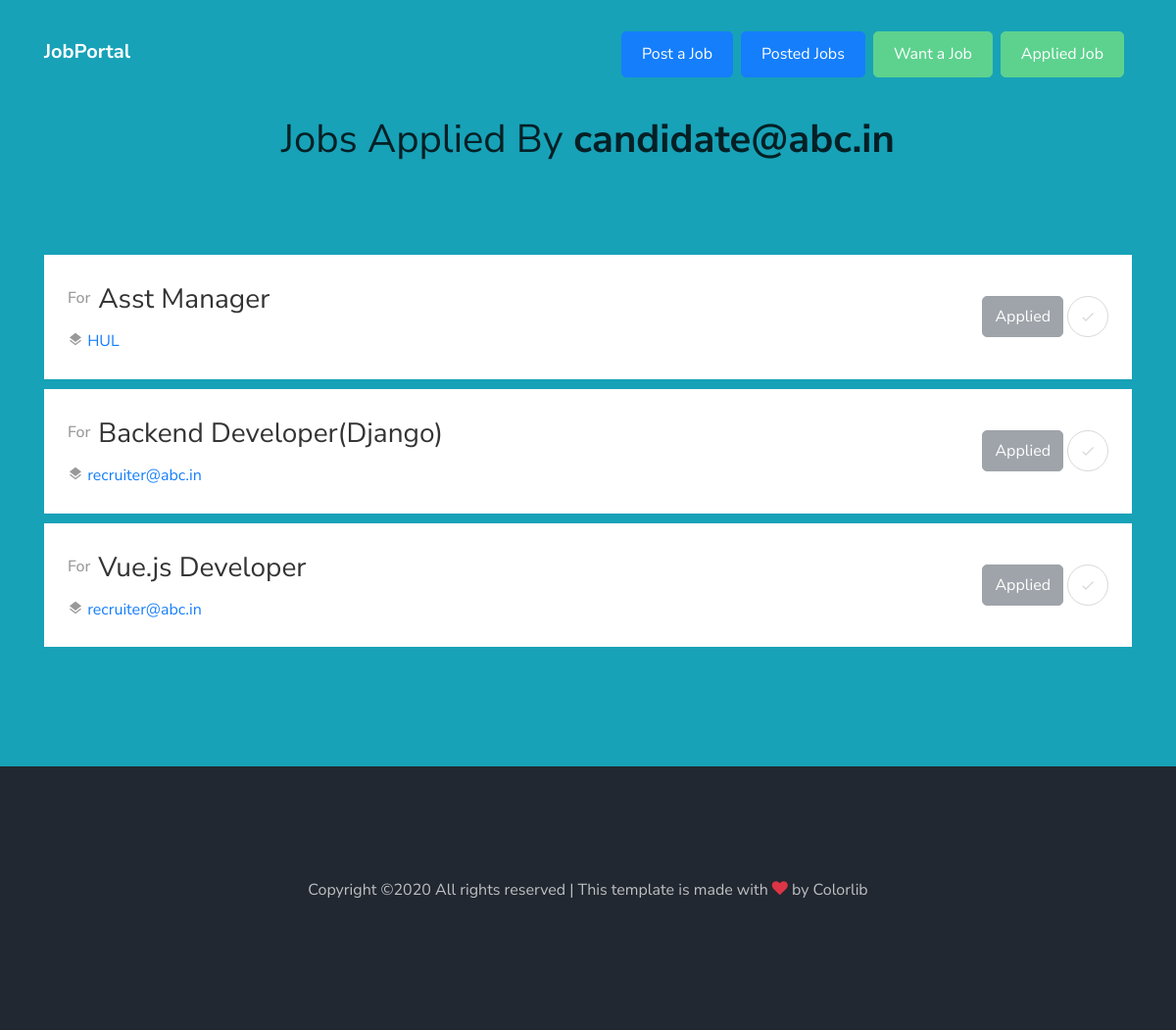
The app's page /applied-job/ with its own data.
### jobs/models.py (models this page shows, shortened)
class ApplyJob(models.Model):
    name = models.CharField(max_length=50)
    email = models.EmailField()
    applied_for = models.CharField(max_length=50, null=True)
    company_name = models.CharField(max_length=50, null=True)
    file = models.FileField(null=True, upload_to="uploads")

### jobs/views.py (the view)
# urls.py: path('applied-job/', views.applied_jobs, name="applied-job"),
def applied_jobs(request):
    name = 'candidate@abc.in'
    qs = ApplyJob.objects.filter(name = name).order_by("-id")
    context = {
        'query': qs,
        'name': name,
    }
    return render(request, "applied_job.html", context)

### templates/applied_job.html
{% extends 'base.html' %}
{% block content %}
<section class="ftco-section bg-info">
			<div class="container">
				<div class="row justify-content-center mb-5 pb-3">
          <div class="col-md-7 heading-section text-center ftco-animate">
            <h2 class="mb-4"><span>Jobs Applied By</span> {{name}} </h2>
          </div>
        </div>
          {% for q in query %}
				<div class="row">
            <div class="col-md-12 col-lg-12 ftco-animate">
              <div class="job-post-item bg-white p-4 d-block d-md-flex align-items-center">
                <div class="mb-4 mb-md-0 mr-5">
                  <div class="job-post-item-header d-flex align-items-center">
                    <h6>For</h6>
                    <h2 class="mr-3 text-black h3 mx-2" > {{q.applied_for}} </h2>
                  </div>
                  <div class="job-post-item-body d-block d-md-flex">
                    <div class="mr-3"><span class="icon-layers"></span> <a href="#"> {{q.company_name}}</a></div>
                  </div>
                </div>
                <div class="ml-auto d-flex">
                  <button disabled  class="btn btn-secondary py-2 mr-1">Applied</button>
                  <a href="#" class="btn btn-secondary rounded-circle btn-favorite d-flex align-items-center icon">
                    <span class="icon-done"></span>
                  </a>
                </div>
            </div>
          {% endfor %}
        </div>
			</div>
</section>
{% endblock content %}

### static/css/icomoon.css (style rules this page uses)
[class^="icon-"], [class*=" icon-"] { font-family: 'icomoon' !important; speak: none; font-style: normal; font-weight: normal; font-variant: normal; text-transform: none; line-height: 1; -webkit-font-smoothing: antialiased; -moz-osx-font-smoothing: grayscale; }
.icon-done:before { content: "\e876"; }
.icon-layers:before { content: "\e53b"; }

### records on screen
ApplyJob: applied_for "Asst Manager", company_name "HUL"
ApplyJob: applied_for "Backend Developer(Django)", company_name "recruiter@abc.in"
ApplyJob: applied_for "Vue.js Developer", company_name "recruiter@abc.in"

### other values on screen
{{ name }} "candidate@abc.in"
